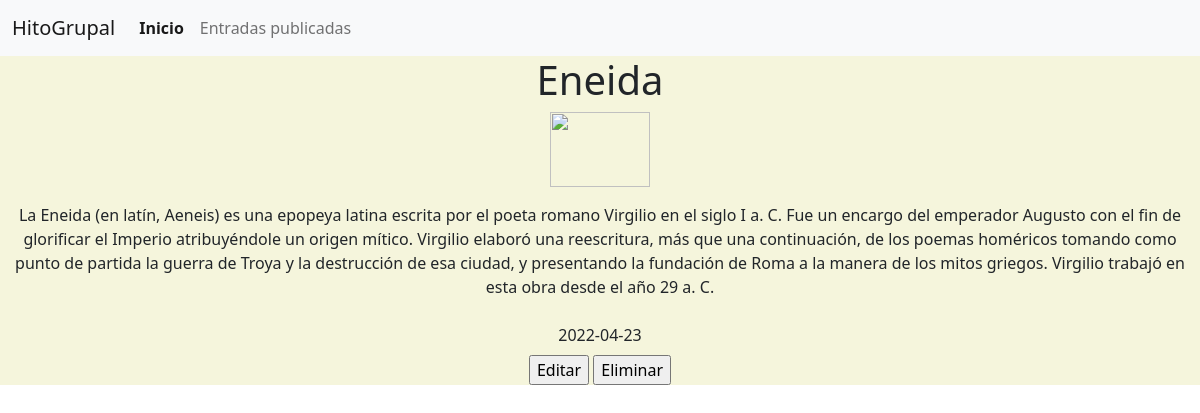
The page /entradaunica.php?GetID=2 on the database its author committed.
### tables this page shows
CREATE TABLE `entradas` (
  `id` int(11) NOT NULL,
  `titulo` varchar(50) NOT NULL,
  `contenidotexto` varchar(500) NOT NULL,
  `imagen` varchar(500) NOT NULL,
  `fechapublicacion` date NOT NULL
);

### entradaunica.php (the view, shortened to what this page needs)
<!DOCTYPE html>
<html lang="en">
<head>
    <link href="https://cdn.jsdelivr.net/npm/bootstrap@5.1.3/dist/css/bootstrap.min.css" rel="stylesheet">
    <link rel="stylesheet" href="css/entradaunica.css">
</head>
<body>
<nav class="navbar navbar-expand-lg navbar-light bg-light">
  <div class="container-fluid">
    <a class="navbar-brand" href="#">HitoGrupal</a>
    <div class="collapse navbar-collapse" id="navbarNav">
      <ul class="navbar-nav">
        <li class="nav-item">
          <a class="nav-link active" aria-current="page" href="index.php"><b>Inicio</b></a>
        </li>
        <li class="nav-item">
          <a class="nav-link" href="entrada.php">Entradas publicadas</a>
        </li>
      </ul>
    </div>
  </div>
</nav>
<?php
require_once('conexion.php');
$id=$_GET['GetID'];
$resultado=$conexion1->query("SELECT*FROM entradas where id='$id'");
while ($fila = $resultado->fetch_assoc()) {
    $id=$fila['id'];
    $titulo=$fila['titulo'];
    $contenidotexto=$fila['contenidotexto'];
    $imagen=$fila['imagen'];
    $fechapublicacion=$fila['fechapublicacion'];
}
?>
<div class="contenedor">
<h1><?php echo $titulo?></h1>
<p>
<img width="100px" height="75px" src='<?php echo $imagen?>'>
</p>
<p><?php echo $contenidotexto?></p>
<footer><?php echo $fechapublicacion?></footer>
<a href="editar.php?GetID=<?php echo $id?>"><input type="button" value="Editar"></a>
<a href="eliminar.php?GetID=<?php echo $id?>"><input type="button" value="Eliminar"></a>
</div>
</body>
</html>

### css/entradaunica.css (style rules this page uses)
.contenedor { background-color: beige; text-align: center; }
footer { width: 100%; height: 40px; line-height: 40px; vertical-align: middle; text-align: center; bottom: 0; left: 0; }

### rows shown on the page
entradas: titulo "Eneida", contenidotexto "La Eneida (en latín, Aeneis) es una epopeya latina escrita por el poeta romano Virgilio en el siglo I a. C. Fue un encargo del emperador Augusto con el fin de glorificar el Imperio atribuyéndole un origen mítico. Virgilio elaboró una reescritura, más que una continuación, de los poemas homéricos tomando como punto de partida la guerra de Troya y la destrucción de esa ciudad, y presentando la fundación de Roma a la manera de los mitos griegos. Virgilio trabajó en esta obra desde el año 29 a. C.", fechapublicacion "2022-04-23"
